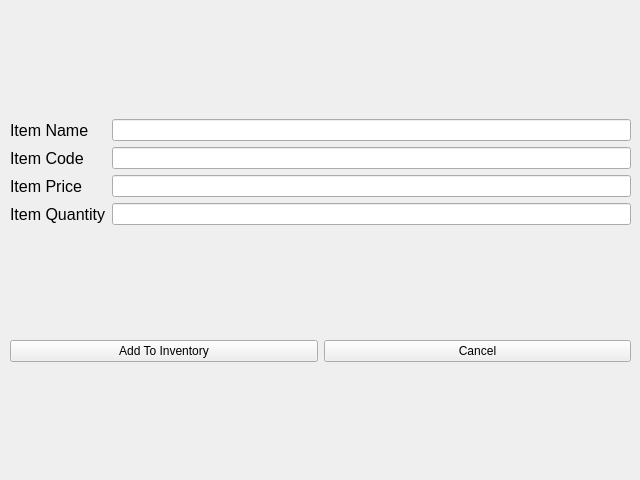
<?xml version="1.0" encoding="UTF-8"?>
<ui version="4.0">
 <class>AddItemToInventory</class>
 <widget class="QWidget" name="AddItemToInventory">
  <property name="geometry">
   <rect>
    <x>0</x>
    <y>0</y>
    <width>640</width>
    <height>480</height>
   </rect>
  </property>
  <property name="windowTitle">
   <string>Form</string>
  </property>
  <widget class="QWidget" name="">
   <property name="geometry">
    <rect>
     <x>10</x>
     <y>10</y>
     <width>621</width>
     <height>461</height>
    </rect>
   </property>
   <layout class="QVBoxLayout" name="TopLayout">
    <item>
     <layout class="QGridLayout" name="InputLayout">
      <item row="0" column="0">
       <widget class="QLabel" name="ItemNameLabel">
        <property name="font">
         <font>
          <pointsize>12</pointsize>
         </font>
        </property>
        <property name="text">
         <string>Item Name</string>
        </property>
       </widget>
      </item>
      <item row="0" column="1">
       <widget class="QLineEdit" name="ItemNameEntry"/>
      </item>
      <item row="1" column="0">
       <widget class="QLabel" name="ItemCodeLabel">
        <property name="font">
         <font>
          <pointsize>12</pointsize>
         </font>
        </property>
        <property name="text">
         <string>Item Code</string>
        </property>
       </widget>
      </item>
      <item row="1" column="1">
       <widget class="QLineEdit" name="ItemCodeEntry"/>
      </item>
      <item row="2" column="0">
       <widget class="QLabel" name="ItemPriceLabel">
        <property name="font">
         <font>
          <pointsize>12</pointsize>
         </font>
        </property>
        <property name="text">
         <string>Item Price</string>
        </property>
       </widget>
      </item>
      <item row="2" column="1">
       <widget class="QLineEdit" name="ItemPriceEntry"/>
      </item>
      <item row="3" column="0">
       <widget class="QLabel" name="ItemQuantity">
        <property name="font">
         <font>
          <pointsize>12</pointsize>
         </font>
        </property>
        <property name="text">
         <string>Item Quantity</string>
        </property>
       </widget>
      </item>
      <item row="3" column="1">
       <widget class="QLineEdit" name="ItemQuantityEntry"/>
      </item>
     </layout>
    </item>
    <item>
     <layout class="QHBoxLayout" name="ButtonsLayout">
      <item>
       <widget class="QPushButton" name="AddItem">
        <property name="text">
         <string>Add To Inventory</string>
        </property>
       </widget>
      </item>
      <item>
       <widget class="QPushButton" name="Cancel">
        <property name="text">
         <string>Cancel</string>
        </property>
       </widget>
      </item>
     </layout>
    </item>
   </layout>
  </widget>
 </widget>
 <resources/>
 <connections/>
</ui>
